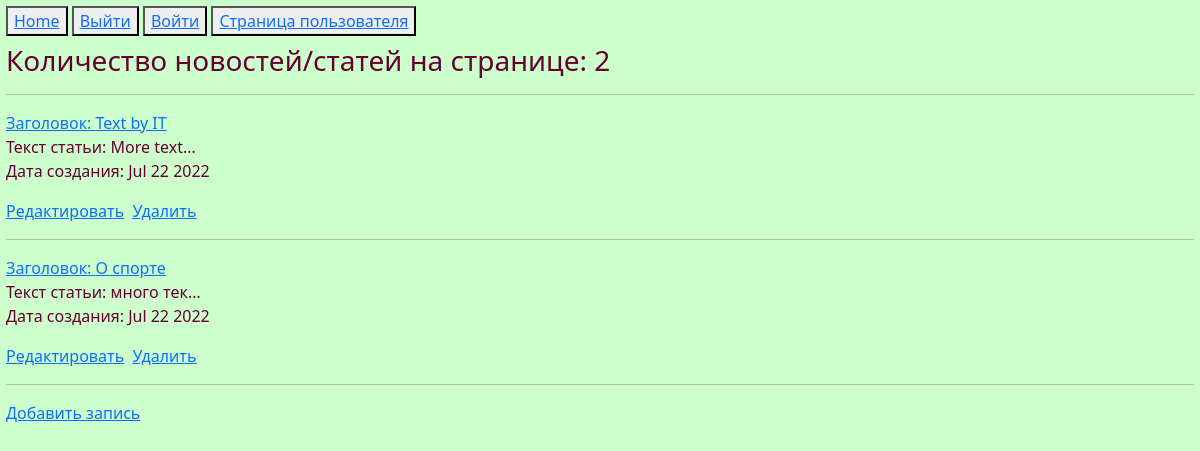
The app's page /news/ (signed in), older data.
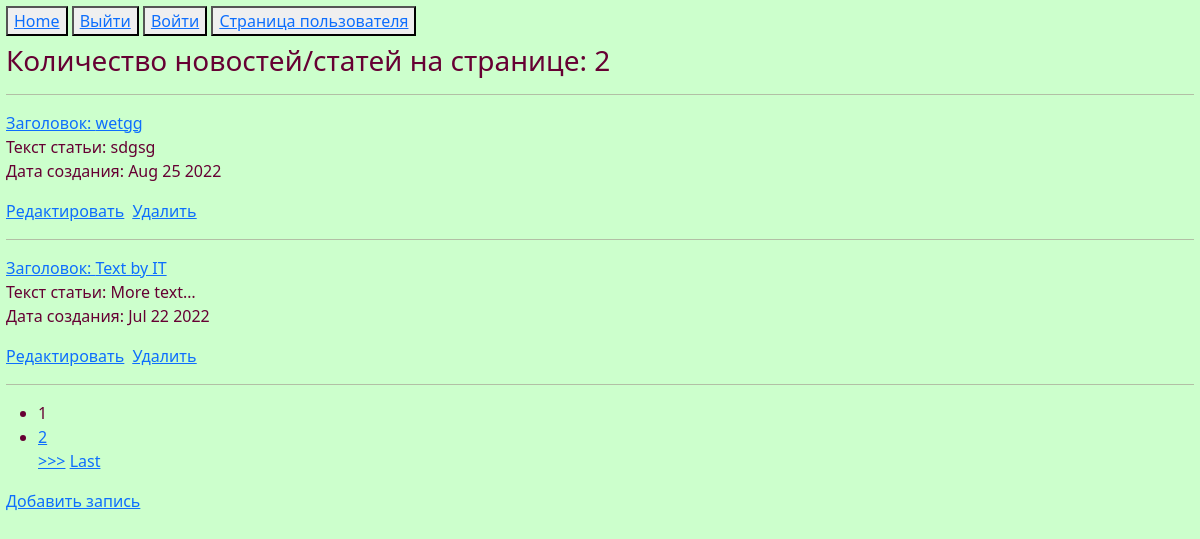
The same page, newer data.
### news/models.py (models this page shows, shortened)
class Post(models.Model):
    article = 'a'
    news = 'n'
    POST_TYPE = [
        (article, "Статья"),
        (news, "Новость")
    ]
    author = models.ForeignKey(Author, on_delete=models.CASCADE)
    post_type = models.CharField(max_length=1, choices=POST_TYPE, default=article)
    created = models.DateTimeField(auto_now_add=True)
    cats = models.ManyToManyField(Category, through='PostCategory')
    title = models.CharField(max_length=256)
    text = models.TextField()
    rating = models.IntegerField(default=0)
    class Meta:
        verbose_name = 'Посты'
        verbose_name_plural = 'Посты'
        ordering = ['-created']

### news/views.py (the view)
# urls.py: path('', NewsHome.as_view(), name='home'),
class NewsHome(LoginRequiredMixin, ListView):
    model = Post
    template_name = 'news/home.html'
    extra_context = {'title': 'Home page'}
    context_object_name = 'posts'
    queryset = Post.objects.order_by('-created')
    paginate_by = 2
    def get_context_data(self, **kwargs):
        context = super().get_context_data(**kwargs)
        context['is_not_author'] = not self.request.user.groups.filter(name='author').exists()
        return context

### news/templatetags/custom_filters.py (called while the page is built)
@register.filter(name='censor')
def censor(value, arg):
    censor_words = ['fuck', 'suck', 'dick', 'sex']
    if value in censor_words:
        return str('*' * arg)
    else:
        return value

### news/templates/news/home.html (shortened to what this page needs)
{% extends 'news/default.html' %}
{% load custom_filters %}
{% block content%}
<div>
    <h3>Количество новостей/статей на странице: {{ posts|length }}</h3>
    <hr>
    {% if posts %}
        {% for p in posts %}
            <a href="{% url 'index' p.pk %}"><h>Заголовок:&nbsp;</h>{{p.title|censor:5}}</a><br>
            <h>Текст статьи:&nbsp;{{p.text|truncatechars:10}}</h>
            <p>Дата создания:&nbsp;{{p.created|date:'M d Y'}}</p>
            <a href="{% url 'post_update' p.pk %}"><u>Редактировать</u></a>&nbsp;
            <a href="{% url 'post_delete' p.pk %}"><u>Удалить</u></a><hr>
        {% endfor %}
        {% if is_paginated %}
    <nav class="list-pages">
        <ul>
            {% for p in paginator.page_range %}
            {% if page_obj.number == p %}
            <li class="page-num page-num-selected">{{p}}</li>
            {% elif p >= page_obj.number|add:-2 and p <= page_obj.number|add:2 %}
            <li class="page-num">
                <a href="?page={{p}}">{{p}}</a>
            </li>
            {% endif %}
            {% endfor %}
            {% if page_obj.has_next %}
                <a href="?page={{ page_obj.next_page_number }}">>>></a>
                <a href="?page={{ page_obj.paginator.num_pages }}">Last</a>
            {% endif %}
        </ul>
    </nav>
    {% endif %}
        {% else %}
            <h1>Ничего нет</h1>
        {% endif %}
    <a href="{% url 'add' %}">Добавить запись</a><br>
</div>
{% endblock %}

Row changes from the older to the newer data that the page shows:
no longer on this page (row unchanged): Post: title|censor "О спорте", text "много тек…", created "Jul 22 2022"
added Post: title|censor "wetgg", text "sdgsg", created "Aug 25 2022"
Text that changed along with them:
new list line: "1"
new list line: "2"
text now shown: ">>> Last"
